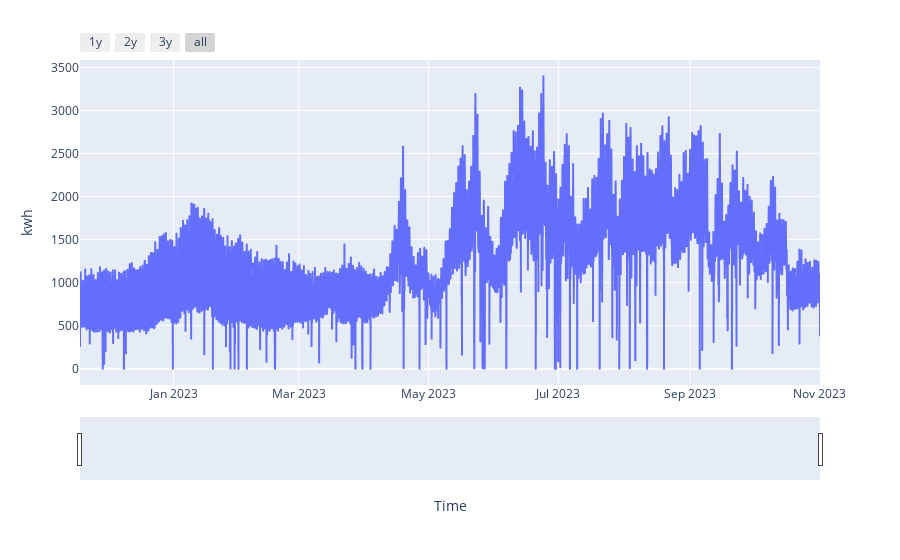

Notebook source saved alongside this figure:
### Code cell
sliderPlot(dfresample,'kwh')

### Figure 1 — Plotly figure (JSON) as saved in the notebook; plotly's stock layout.template omitted (floating-point values rounded to 4 significant figures; data arrays with more than 128 entries replaced by an {"elided": "..."} marker saying what was removed)
{"data": [{"hovertemplate": "Time=%{x}<br>kwh=%{y}<extra></extra>", "legendgroup": "", "line": {"color": "#636efa", "dash": "solid"}, "marker": {"symbol": "circle"}, "mode": "lines", "name": "", "showlegend": false, "type": "scattergl", "x": {"elided": "8355 str values"}, "xaxis": "x", "y": {"elided": "8355 float values"}, "yaxis": "y"}], "layout": {"legend": {"tracegroupgap": 0}, "margin": {"t": 60}, "xaxis": {"anchor": "y", "domain": [0, 1], "rangeselector": {"buttons": [{"count": 1, "label": "1y", "step": "year", "stepmode": "backward"}, {"count": 2, "label": "2y", "step": "year", "stepmode": "backward"}, {"count": 3, "label": "3y", "step": "year", "stepmode": "backward"}, {"step": "all"}]}, "rangeslider": {"visible": true}, "title": {"text": "Time"}}, "yaxis": {"anchor": "x", "domain": [0, 1], "title": {"text": "kwh"}}}}
